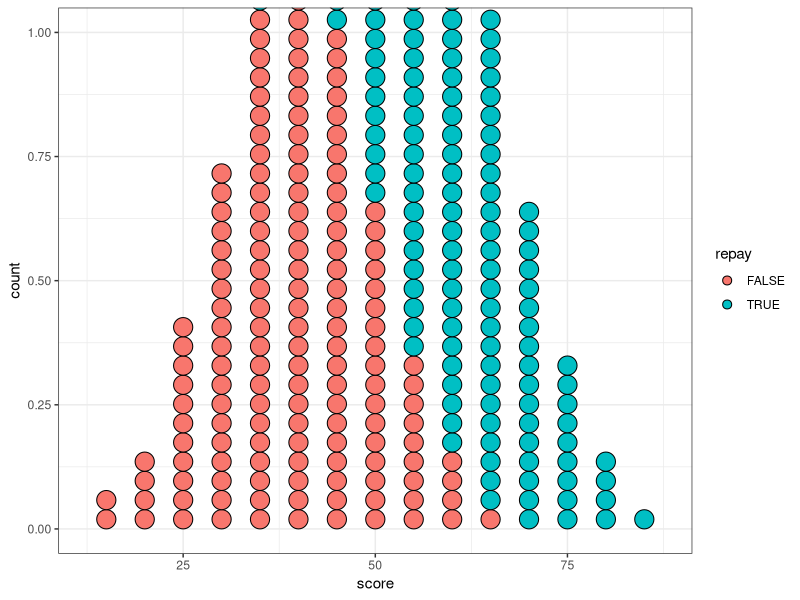

Write the R code that produced this figure.
## ---- chunk 1
knitr::opts_chunk$set(echo = TRUE, comment = "")
library(tidyverse)
theme_set(theme_bw())
## ---- chunk 2
# "Deterministic normal": we expect n * pnorm(x, mu, sd) of n points to be below x.
make_group <- function(n, mean, sd, ...) {
  tibble(score = 0:100) %>% 
    mutate(n = floor(n * pnorm(score, mean, sd))) %>% 
    mutate(delta = c(diff(n), 0)) %>% 
    uncount(delta) %>% 
    select(score) %>% 
    mutate(...)
}

people <- bind_rows(
  make_group(150, 60, 10, repay = TRUE),
  make_group(150, 40, 10, repay = FALSE)
)
people
## ---- chunk 3
ggplot(people, aes(x = score, fill = repay)) +
  geom_dotplot(binwidth = 5, dotsize = .5,
               binpositions = "all", method = "histodot", stackgroups = TRUE)
## ---- chunk 4

threshold <- 64
decisions <- 
  people %>% 
  mutate(granted = score >= threshold)

decisions
## ---- chunk 5
num_app <- nrow(decisions)
total_granted <- nrow(decisions %>% filter(repay == TRUE))

decisions %>% 
  summarize(positive = sum(granted)/num_app)

decisions %>% 
  filter(repay == TRUE) %>% 
  summarize(true_positive = sum(granted)/total_granted)

## ---- chunk 6
true_negative <- decisions %>% 
  filter(granted == FALSE, repay == FALSE)
false_positive <- decisions %>% 
  filter(granted == TRUE, repay == FALSE)
true_positive <- decisions %>% 
  filter(granted == TRUE, repay == TRUE)
false_negative <- decisions %>% 
  filter(granted == FALSE, repay == FALSE)

specificity = nrow(true_negative)/(nrow(true_negative) + nrow(false_positive))

sensitivity = nrow(true_positive)/(nrow(true_positive) + nrow(false_negative))

